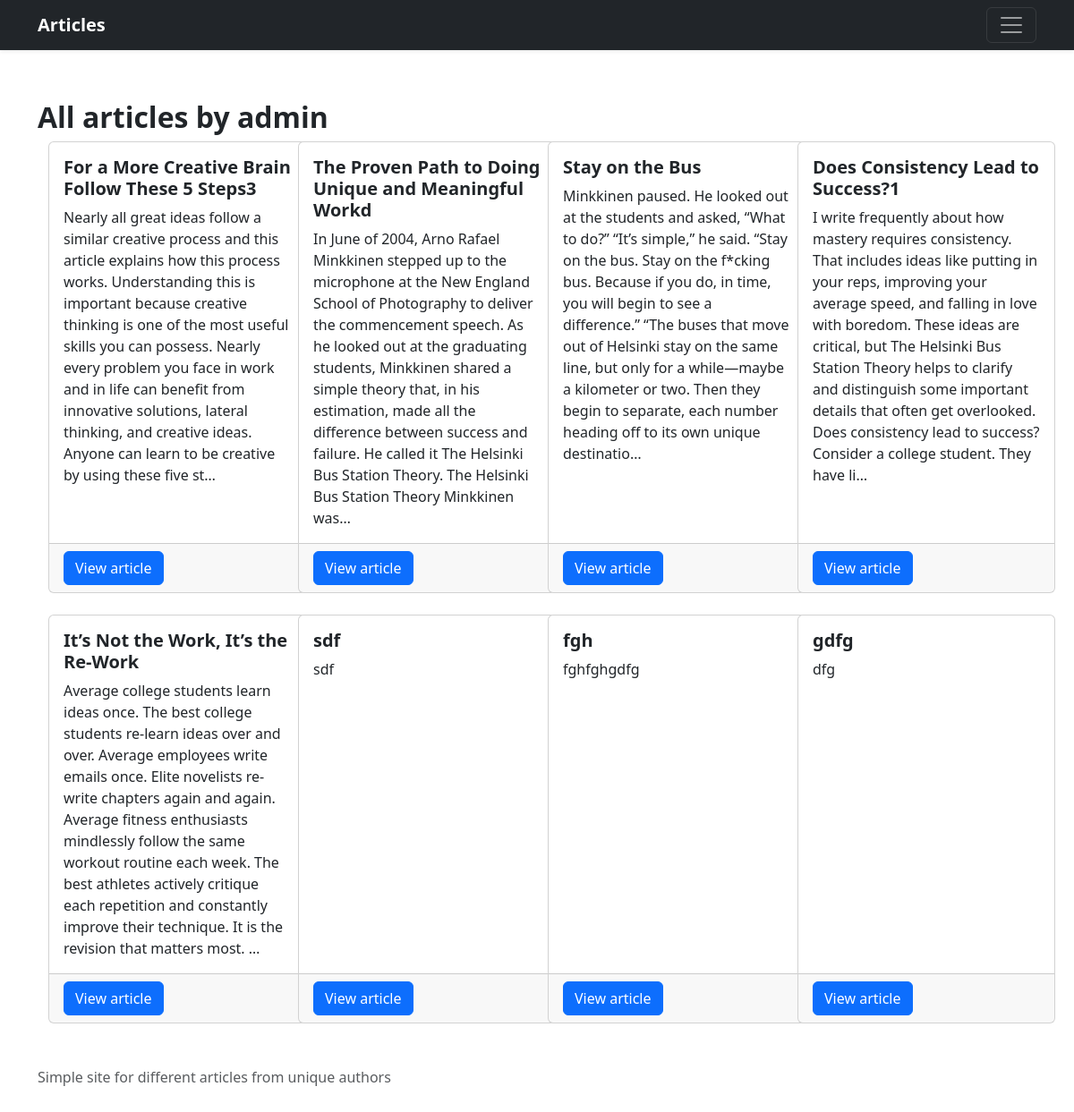
Before: /user/admin/articles with the older database file.
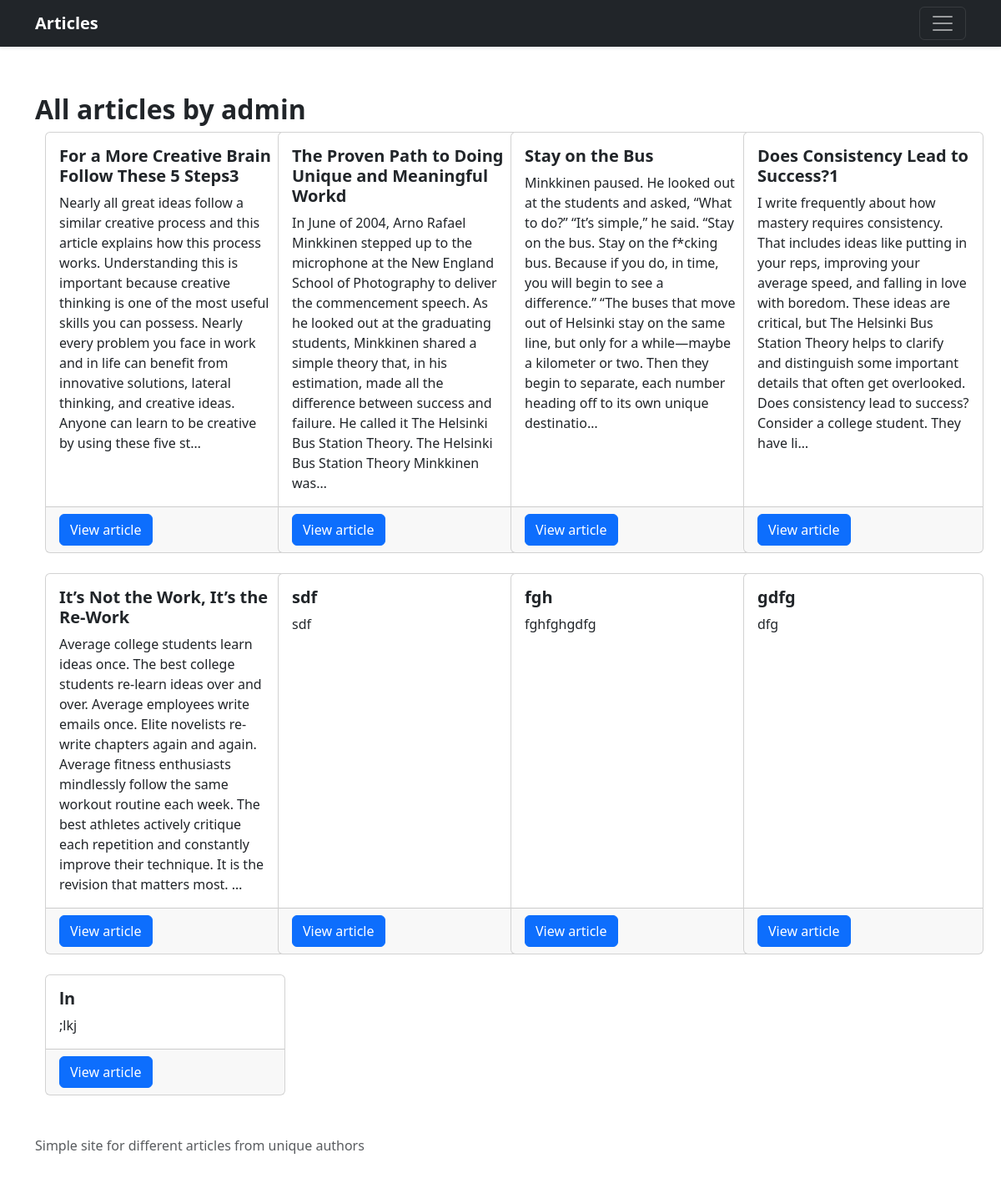
After: the same page with the newer database file.
### blog/models.py (models this page shows, shortened)
class Article(models.Model):
    title = models.CharField(max_length=100)
    text = models.TextField()
    author = models.ForeignKey(User, on_delete=models.SET_NULL, null=True)
    tags = models.ManyToManyField('Tag', blank=True)
    create_date = models.DateTimeField(auto_now_add=True)
    change_date = models.DateTimeField(auto_now=True)
    class Meta:
        verbose_name = "Article"
        verbose_name_plural = "Articles"

### blog/views.py (the view)
# urls.py: path('user/<slug:slug>/articles', AllArticlesByUserView.as_view(), name='allArticlesByUser'),
class AllArticlesByUserView(TemplateView):
    template_name = 'blog/all_articles_by_user.html'
    def get(self, request, slug):
        articles = get_articles(author__username=slug)
        context = get_context_from_articles(articles)
        context.update({'articles_owner': slug})
        return render(request, self.template_name, context)

### blog/services.py (called while the page is built)
def get_articles(**kwargs) -> QuerySet:
    return Article.objects.filter(**kwargs)

def get_context_from_articles(articles: QuerySet) -> dict:
    return {'articles': articles} if articles else {'message': 'Article(s) does not exist(s)'}

### templates/blog/all_articles_by_user.html (shortened to what this page needs)
{% extends 'base.html' %}
{% block content %}
    <div class="row">
        {% if articles %}
            <div class="col"><br>
                <h2><strong>All articles by {{ articles_owner }}</strong></h2>
            </div>
        {% endif %}
        <div class="col"><br>
        </div>
    </div>
    {% if articles %}
        <main>
            <div class="album">
                <div class="container">
                    <div class="row row-cols-1 row-cols-sm-2 row-cols-md-4 g-4">
                        {% for article in articles %}
                            <div class="col">
                                <div class="card h-100" style="width: 18rem;">
                                    <div class="card-body">
                                        <h5 class="card-title"><strong>{{ article.title }}</strong></h5>
                                        <p class="card-text">{{ article.text|truncatechars:400 }}</p>
                                    </div>
                                    <div class="card-footer">
                                        <a href="{% url 'articleDetail' article.pk %}" class="btn btn-primary">View
                                            article</a>
                                    </div>
                                </div>
                            </div>
                        {% endfor %}
                    </div>
                </div>
            </div>
        </main>
    {% endif %}
{% endblock content %}

Changed rows visible on the page:
added Article: title "ln", text ";lkj"
